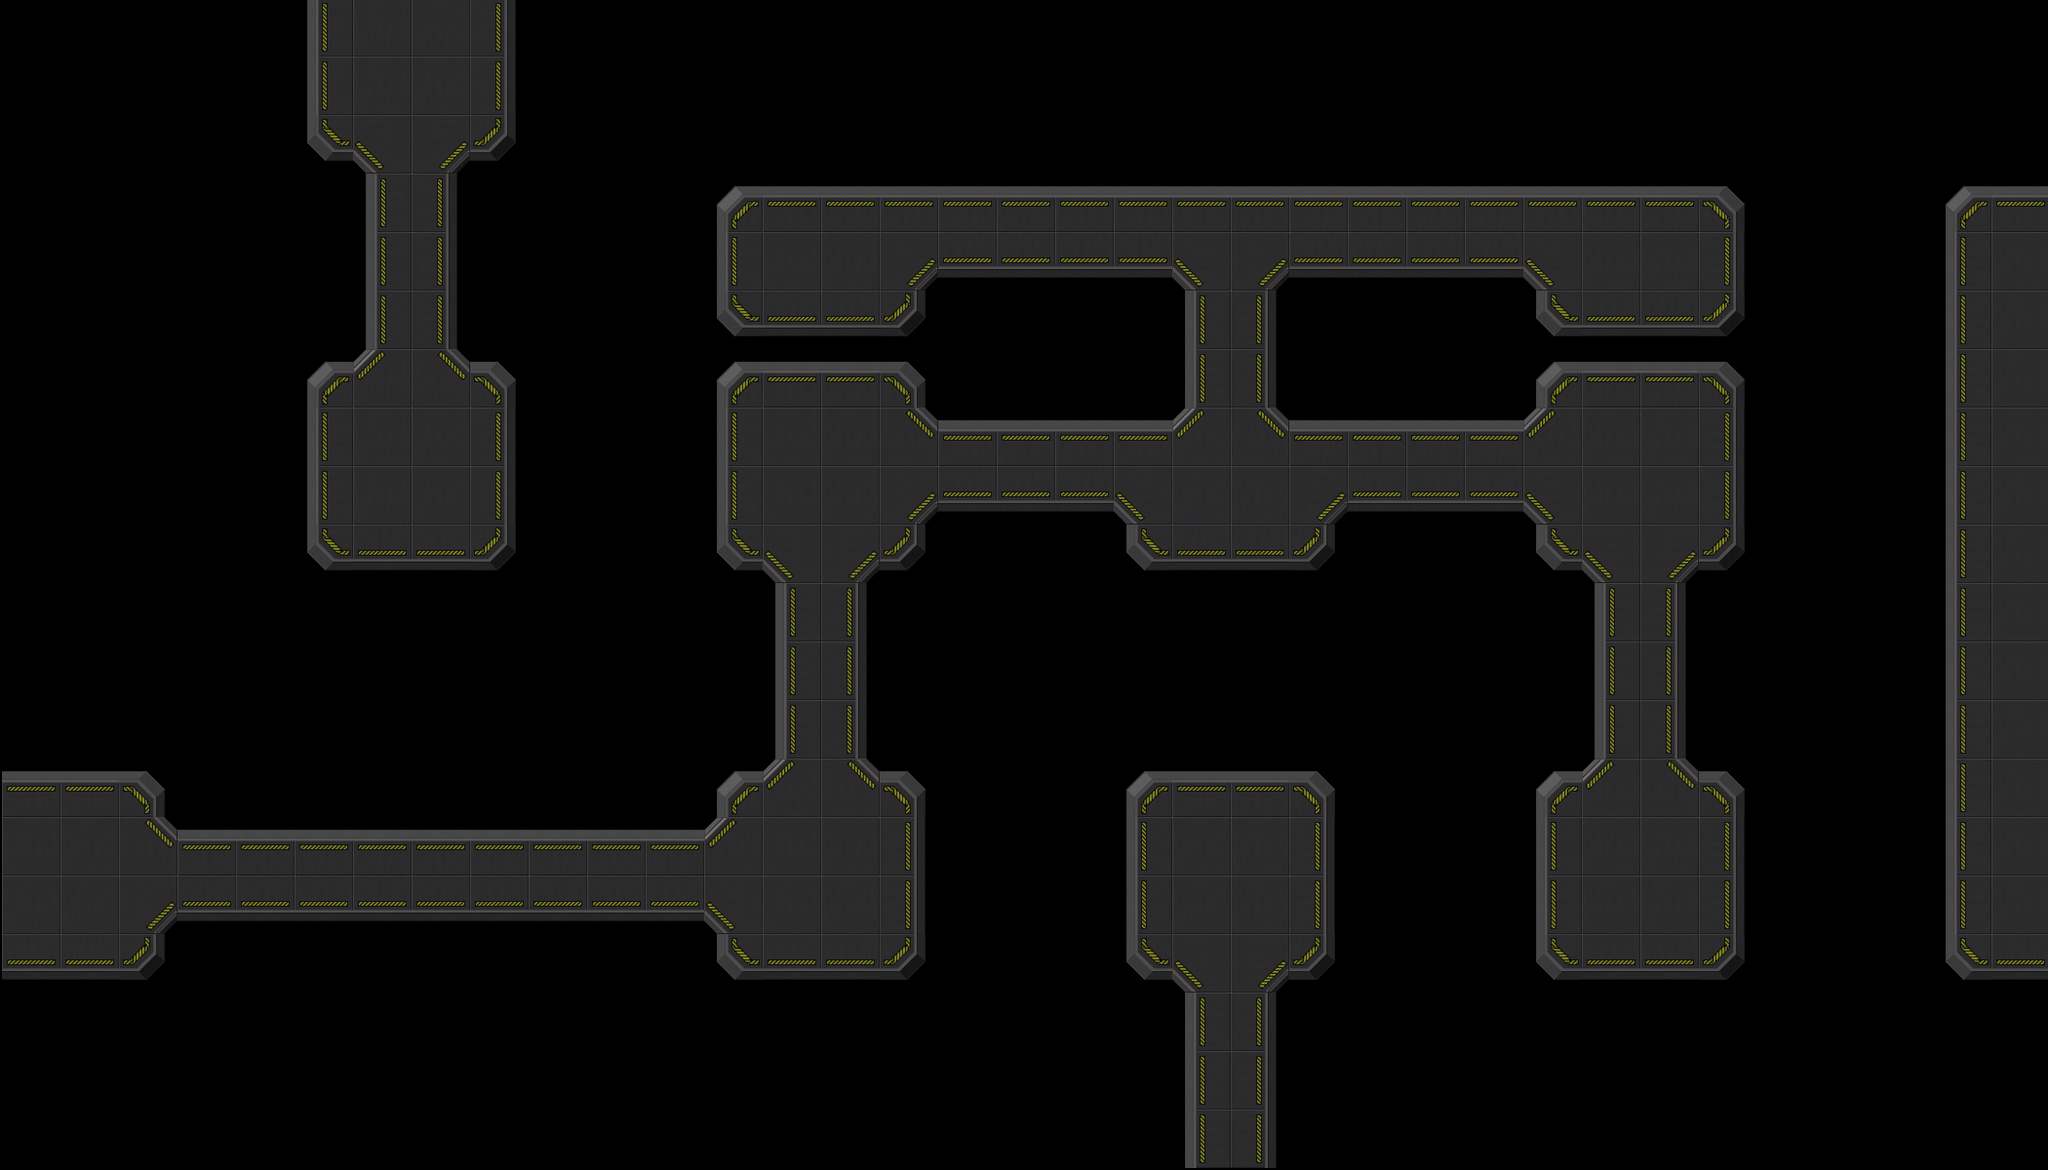

This is a level from a 2D game, rendered from its Tiled map with the project's own tilesets. A one-line summary and the complete map file follow:
An orthogonal 35x20 tile map with 60x60 px tiles, 1 tile layer (Platform) and 2 objects (Base, Path).

<map version="1.0" orientation="orthogonal" renderorder="right-down" width="35" height="20" tilewidth="60" tileheight="60" nextobjectid="21">
 <tileset firstgid="1" name="Set-1" tilewidth="64" tileheight="64" tilecount="32" columns="8">
  <image source="Set-1.png" width="512" height="256" />
  <tile id="0">
   <properties>
    <property name="Type" type="int" value="2" />
   </properties>
  </tile>
  <tile id="1">
   <properties>
    <property name="Type" type="int" value="1" />
   </properties>
  </tile>
  <tile id="2">
   <properties>
    <property name="Type" type="int" value="1" />
   </properties>
  </tile>
  <tile id="3">
   <properties>
    <property name="Type" type="int" value="1" />
   </properties>
  </tile>
  <tile id="4">
   <properties>
    <property name="Type" type="int" value="1" />
   </properties>
  </tile>
  <tile id="5">
   <properties>
    <property name="Type" type="int" value="1" />
   </properties>
  </tile>
  <tile id="6">
   <properties>
    <property name="Type" type="int" value="1" />
   </properties>
  </tile>
  <tile id="7">
   <properties>
    <property name="Type" type="int" value="1" />
   </properties>
  </tile>
  <tile id="8">
   <properties>
    <property name="Type" type="int" value="1" />
   </properties>
  </tile>
  <tile id="9">
   <properties>
    <property name="Type" type="int" value="1" />
   </properties>
  </tile>
  <tile id="10">
   <properties>
    <property name="Type" type="int" value="1" />
   </properties>
  </tile>
  <tile id="11">
   <properties>
    <property name="Type" type="int" value="1" />
   </properties>
  </tile>
  <tile id="12">
   <properties>
    <property name="Type" type="int" value="1" />
   </properties>
  </tile>
  <tile id="13">
   <properties>
    <property name="Type" type="int" value="1" />
   </properties>
  </tile>
  <tile id="14">
   <properties>
    <property name="Type" type="int" value="1" />
   </properties>
  </tile>
  <tile id="15">
   <properties>
    <property name="Type" type="int" value="1" />
   </properties>
  </tile>
  <tile id="16">
   <properties>
    <property name="Type" type="int" value="1" />
   </properties>
  </tile>
  <tile id="17">
   <properties>
    <property name="Type" type="int" value="1" />
   </properties>
  </tile>
  <tile id="18">
   <properties>
    <property name="Type" type="int" value="1" />
   </properties>
  </tile>
  <tile id="19">
   <properties>
    <property name="Type" type="int" value="1" />
   </properties>
  </tile>
  <tile id="20">
   <properties>
    <property name="Type" type="int" value="1" />
   </properties>
  </tile>
  <tile id="21">
   <properties>
    <property name="Type" type="int" value="1" />
   </properties>
  </tile>
  <tile id="22">
   <properties>
    <property name="Type" type="int" value="1" />
   </properties>
  </tile>
  <tile id="23">
   <properties>
    <property name="Type" type="int" value="1" />
   </properties>
  </tile>
  <tile id="24">
   <properties>
    <property name="Type" type="int" value="1" />
   </properties>
  </tile>
  <tile id="25">
   <properties>
    <property name="Type" type="int" value="1" />
   </properties>
  </tile>
  <tile id="26">
   <properties>
    <property name="Type" type="int" value="1" />
   </properties>
  </tile>
  <tile id="27">
   <properties>
    <property name="Type" type="int" value="1" />
   </properties>
  </tile>
  <tile id="28">
   <properties>
    <property name="Type" type="int" value="1" />
   </properties>
  </tile>
  <tile id="29">
   <properties>
    <property name="Type" type="int" value="1" />
   </properties>
  </tile>
  <tile id="30">
   <properties>
    <property name="Type" type="int" value="1" />
   </properties>
  </tile>
  <tile id="31">
   <properties>
    <property name="Type" type="int" value="1" />
   </properties>
  </tile>
 </tileset>
 <layer name="Platform" width="35" height="20">
  <data encoding="csv">
0,0,0,0,0,7,1,1,9,0,0,0,0,0,0,0,0,0,0,0,0,0,0,0,0,0,0,0,0,0,0,0,0,0,0,
0,0,0,0,0,7,1,1,9,0,0,0,0,0,0,0,0,0,0,0,0,0,0,0,0,0,0,0,0,0,0,0,0,0,0,
0,0,0,0,0,3,11,13,5,0,0,0,0,0,0,0,0,0,0,0,0,0,0,0,0,0,0,0,0,0,0,0,0,0,0,
0,0,0,0,0,0,7,9,0,0,0,0,2,6,6,6,6,6,6,6,6,6,6,6,6,6,6,6,6,4,0,0,0,2,6,
0,0,0,0,0,0,7,9,0,0,0,0,7,1,1,13,8,8,8,8,11,13,8,8,8,8,11,1,1,9,0,0,0,7,1,
0,0,0,0,0,0,7,9,0,0,0,0,3,8,8,5,0,0,0,0,7,9,0,0,0,0,3,8,8,5,0,0,0,7,1,
0,0,0,0,0,2,10,12,4,0,0,0,2,6,6,4,0,0,0,0,7,9,0,0,0,0,2,6,6,4,0,0,0,7,1,
0,0,0,0,0,7,1,1,9,0,0,0,7,1,1,12,6,6,6,6,10,12,6,6,6,6,10,1,1,9,0,0,0,7,1,
0,0,0,0,0,7,1,1,9,0,0,0,7,1,1,13,8,8,8,11,1,1,13,8,8,8,11,1,1,9,0,0,0,7,1,
0,0,0,0,0,3,8,8,5,0,0,0,3,11,13,5,0,0,0,3,8,8,5,0,0,0,3,11,13,5,0,0,0,7,1,
0,0,0,0,0,0,0,0,0,0,0,0,0,7,9,0,0,0,0,0,0,0,0,0,0,0,0,7,9,0,0,0,0,7,1,
0,0,0,0,0,0,0,0,0,0,0,0,0,7,9,0,0,0,0,0,0,0,0,0,0,0,0,7,9,0,0,0,0,7,1,
0,0,0,0,0,0,0,0,0,0,0,0,0,7,9,0,0,0,0,0,0,0,0,0,0,0,0,7,9,0,0,0,0,7,1,
6,6,4,0,0,0,0,0,0,0,0,0,2,10,12,4,0,0,0,2,6,6,4,0,0,0,2,10,12,4,0,0,0,7,1,
1,1,12,6,6,6,6,6,6,6,6,6,10,1,1,9,0,0,0,7,1,1,9,0,0,0,7,1,1,9,0,0,0,7,1,
1,1,13,8,8,8,8,8,8,8,8,8,11,1,1,9,0,0,0,7,1,1,9,0,0,0,7,1,1,9,0,0,0,7,1,
8,8,5,0,0,0,0,0,0,0,0,0,3,8,8,5,0,0,0,3,11,13,5,0,0,0,3,8,8,5,0,0,0,3,8,
0,0,0,0,0,0,0,0,0,0,0,0,0,0,0,0,0,0,0,0,7,9,0,0,0,0,0,0,0,0,0,0,0,0,0,
0,0,0,0,0,0,0,0,0,0,0,0,0,0,0,0,0,0,0,0,7,9,0,0,0,0,0,0,0,0,0,0,0,0,0,
0,0,0,0,0,0,0,0,0,0,0,0,0,0,0,0,0,0,0,0,7,9,0,0,0,0,0,0,0,0,0,0,0,0,0
</data>
 </layer>
 <objectgroup name="GameObjects">
  <object id="1" name="Base" x="60.667" y="62" width="180" height="180" />
  <object id="20" name="Path" x="-46" y="1108">
   <polyline points="0,0 1098,2 1098,-418 1516,-414 1514,10 1936,8 1940,-1026 678,-1022 674,-416 252,-416" />
  </object>
 </objectgroup>
</map>